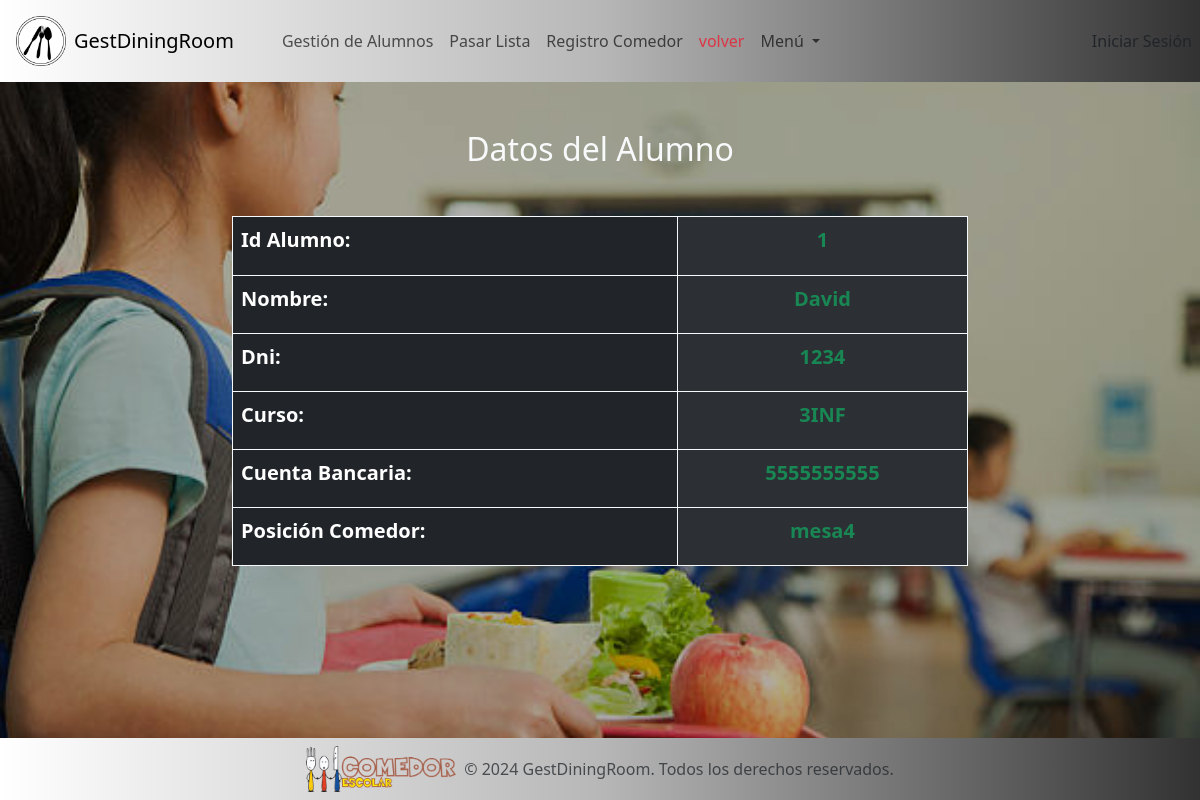
/views/mostrar_datos_alumnos.php?id_alumno=1, run on the app's committed database.
### tables this page shows
CREATE TABLE `alumnos` (
  `id_alumno` int(11) NOT NULL AUTO_INCREMENT,
  `nombre` varchar(255) DEFAULT NULL,
  `dni` varchar(20) DEFAULT NULL,
  `curso` varchar(10) DEFAULT NULL,
  `cuenta_bancaria` varchar(20) DEFAULT NULL,
  `posicion_comedor` varchar(20) DEFAULT NULL,
  PRIMARY KEY (`id_alumno`)
);

### controllers/AlumnoController.php (called while the page is built, shortened)
<?php
    include "../models/AlumnoModel.php";
    class AlumnoController {
        public function mostrarAlumnos($id_alumno){
            $alumnoModel = new AlumnoModel();
            return $alumnoModel->mostrarAlumnos($id_alumno);
        }
    }
?>

### models/AlumnoModel.php (called while the page is built, shortened)
<?php
    include "../includes/config.php";
    class AlumnoModel {
        public function mostrarAlumnos($id_alumno) {
            global $conexion;
            $consulta = "SELECT * FROM alumnos WHERE id_alumno = ?";
            $stmt = mysqli_prepare($conexion, $consulta);
            mysqli_stmt_bind_param($stmt, "i", $id_alumno);
            if ($stmt) {
                mysqli_stmt_execute($stmt);
                $resultado = mysqli_stmt_get_result($stmt);
                if ($resultado) {
                    while ($fila = mysqli_fetch_assoc($resultado)) {
                        $listaAlumnos[] = $fila;
                    }
                }
            }
            return $listaAlumnos;
        }
    }
?>

### views/mostrar_datos_alumnos.php (the view, shortened to what this page needs)
<!DOCTYPE html>
<html lang="en">
<head>
     <link href="https://cdn.jsdelivr.net/npm/bootstrap@5.3.2/dist/css/bootstrap.min.css" rel="stylesheet">
    <link rel="stylesheet" href="https://cdn.jsdelivr.net/npm/bootstrap-icons@1.11.3/font/bootstrap-icons.min.css">
    <link rel="stylesheet" href="../assets/css/mostrar_datos_alumnos.css">
</head>
<body class="fondo d-flex flex-column">
    <nav class="navbar navbar-expand-lg">
        <div class="container-fluid p-2">
            <div class="d-flex align-items-center ms-2 me-4">
                <img src="../assets/imgs/logo.png" class="img-fluid me-2" style="max-width:50px" alt="logo">
                <a class="navbar-brand" href="dashboard.php">GestDiningRoom</a>
            </div>
            <div class="collapse navbar-collapse" id="navbarNavDropdown">
                <ul class="navbar-nav">
                    <li class="nav-item">
                        <a class="nav-link" aria-current="page" href="dashboard.php">Gestión de Alumnos</a>
                    </li>
                    <li class="nav-item">
                        <a class="nav-link" aria-current="page" href="pasar_lista.php">Pasar Lista</a>
                    </li>
                    <li class="nav-item">
                        <a class="nav-link" href="registro_comedor.php">Registro Comedor</a>
                    </li>
                    <li class="nav-item">
                        <a class="nav-link text-danger" href="dashboard.php">volver</a>
                    </li>
                    <li class="nav-item dropdown">
                        <a class="nav-link dropdown-toggle" href="#" role="button" data-bs-toggle="dropdown" aria-expanded="false">
                            Menú
                        </a>
                    </li>
                </ul>
            </div>
            <?php if(isset($_SESSION['usuario'])) { ?>
                <div class="nav-item">
                    <div class="nav-item d-flex align-items-center me-3">
                        <a class="nav-link text-danger me-3" href="../controllers/cerrar_sesion.php">Cerra Sesión</a>
                        <span class="navbar-text bg-primary text-light rounded">
                            <?php echo $_SESSION['usuario']?>
                        </span>
                    </div>
                </div>
            <?php }else{ ?>
                <div class="nav-item">
                    <a class="nav-link" href="/gestion_alumnos_comedor/views/login.php">Iniciar Sesión</a>
                </div>
            <?php } ?>
        </div>
    </nav>
    <div class="container mt-5 content">
        <h2 class="text-center mb-4 text-light">Datos del Alumno</h2>
        <div class="row">
            <div class="col-md-8 offset-md-2 text-center">
                <table class="table table-bordered table-dark table-striped-columns border-light mb-5 mt-4" style="min-height:350px">
                        <?php
                            $id_alumno = $_GET['id_alumno'];
                            include "../controllers//AlumnoController.php";
                            $alumnoController = new AlumnoController();
                            $datosAlumno = $alumnoController->mostrarAlumnos($id_alumno);
                        ?>
                    <tbody>
                        <?php foreach ($datosAlumno as $alumno): ?>
                            <tr>
                                <th class="text-start font-weight-bold" style="font-size: 20px;" scope="row">Id Alumno: </th>
                                <td class="fw-bold text-success" style="font-size: 20px;"><?php echo $alumno['id_alumno'] ?></td>
                            </tr>
                            <tr>
                                <th class="text-start font-weight-bold" style="font-size: 20px;" scope="row">Nombre: </th>
                                <td class="fw-bold text-success" style="font-size: 20px;"><?php echo $alumno['nombre'] ?></td>
                            </tr>
                            <tr>
                                <th class="text-start font-weight-bold" style="font-size: 20px;" scope="row">Dni: </th>
                                <td class="fw-bold text-success" style="font-size: 20px;"><?php echo $alumno['dni'] ?></td>
                            </tr>
                            <tr>
                                <th class="text-start font-weight-bold" style="font-size: 20px;" scope="row">Curso: </th>
                                <td class="fw-bold text-success" style="font-size: 20px;"><?php echo $alumno['curso'] ?></td>
                            </tr>
                            <tr>
                                <th class="text-start font-weight-bold" style="font-size: 20px;" scope="row">Cuenta Bancaria: </th>
                                <td class="fw-bold text-success" style="font-size: 20px;"><?php echo $alumno['cuenta_bancaria'] ?></td>
                            </tr>
                            <tr>
                                <th class="text-start font-weight-bold" style="font-size: 20px;" scope="row">Posición Comedor: </th>
                                <td class="fw-bold text-success" style="font-size: 20px;"><?php echo $alumno['posicion_comedor'] ?></td>
                            </tr>
                        <?php endforeach; ?>
                </table>
            </div>
        </div>
    </div>
    <footer class="footer mt-auto py-2 text-center">
        <div class="d-flex justify-content-center align-items-center">
            <img src="../assets/imgs/Logo_Comedor.png" class="img-fluid me-2" style="max-width:150px" alt="logo">
            <span class="text-muted">© 2024 GestDiningRoom. Todos los derechos reservados.</span>
        </div>
    </footer>
</body>
</html>

### assets/css/mostrar_datos_alumnos.css (style rules this page uses)
html, body { user-select: none; height: 100%; }
body { display: flex; flex-direction: column; }
.content { flex: 1; }
.fondo { background-image: url('../imgs/alumna.jpg'); background-size: cover; background-position: center; height: 100vh; position: relative; }
.fondo::before { content: ''; position: absolute; top: 0; right: 0; bottom: 0; left: 0; background-color: rgba(0, 0, 0, 0.3); z-index: -1; }
.navbar, .footer { background: linear-gradient(to right, #ffffff, #b7b7b7, #323232); }

### data on the page
alumnos: id_alumno "1", nombre "David", dni "1234", curso "3INF", cuenta_bancaria "5555555555", posicion_comedor "mesa4"
